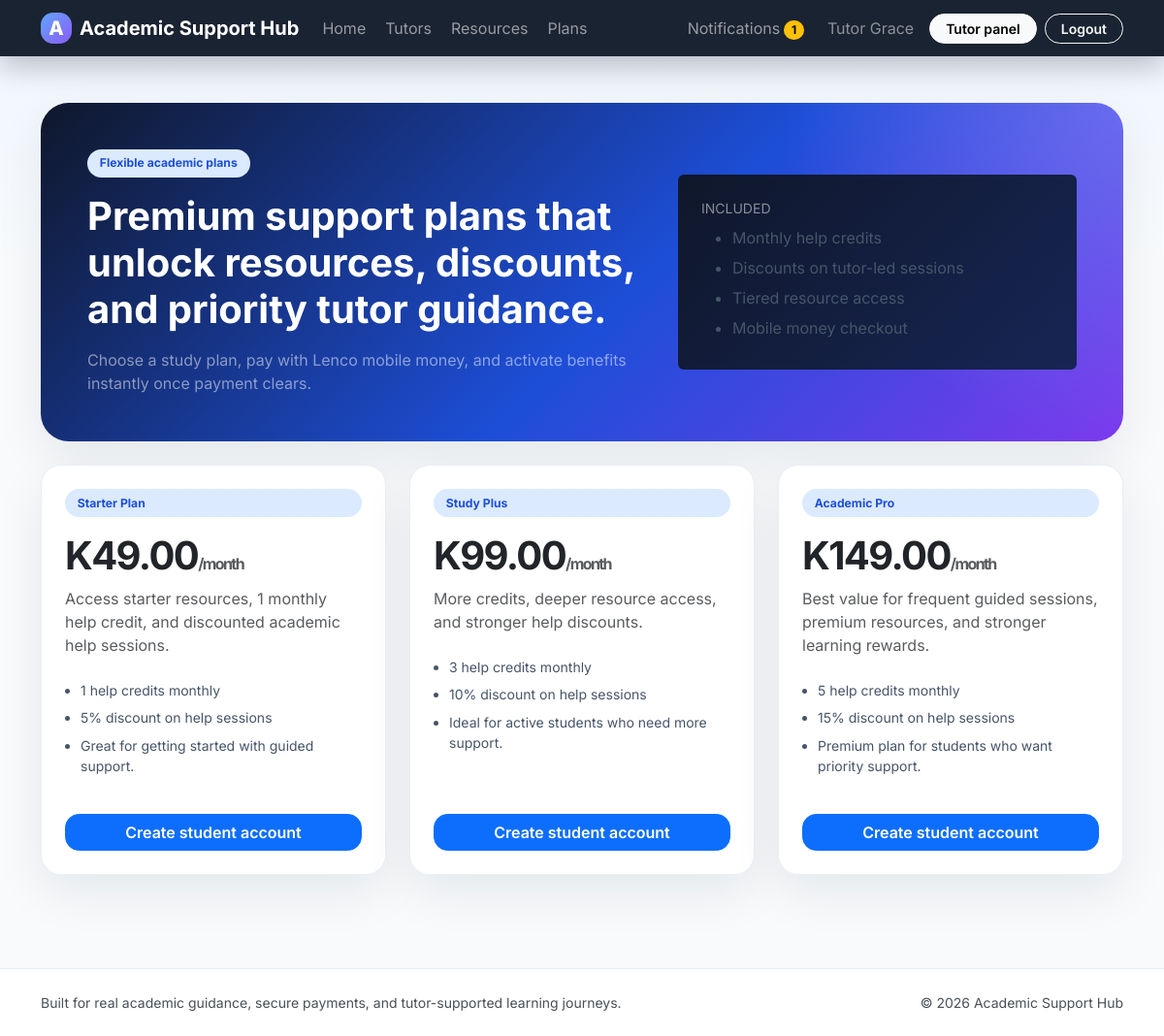
Screenshot of /pricing.php (signed in) with the database file from the repository.
### tables this page shows
CREATE TABLE settings (
    id INT UNSIGNED AUTO_INCREMENT PRIMARY KEY,
    setting_key VARCHAR(100) NOT NULL UNIQUE,
    setting_value TEXT NOT NULL
);

CREATE TABLE users (
    id INT UNSIGNED AUTO_INCREMENT PRIMARY KEY,
    name VARCHAR(150) NOT NULL,
    email VARCHAR(190) NOT NULL UNIQUE,
    password VARCHAR(255) NOT NULL,
    role ENUM('admin','student','tutor') NOT NULL DEFAULT 'student',
    university VARCHAR(190) NULL,
    bio TEXT NULL,
    avatar_path VARCHAR(255) NULL,
    created_at TIMESTAMP NOT NULL DEFAULT CURRENT_TIMESTAMP
);

CREATE TABLE subscription_plans (
    id INT UNSIGNED AUTO_INCREMENT PRIMARY KEY,
    name VARCHAR(100) NOT NULL,
    monthly_price DECIMAL(10,2) NOT NULL,
    help_discount_percent DECIMAL(5,2) NOT NULL DEFAULT 0,
    monthly_help_credits INT UNSIGNED NOT NULL DEFAULT 0,
    feature_summary VARCHAR(255) NOT NULL,
    description TEXT NOT NULL
);

### includes/functions.php (called while the page is built, shortened)
<?php
function app_url(string $path = ''): string
{
    $path = ltrim($path, '/');
    return BASE_URL . ($path !== '' ? '/' . $path : '');
}
function e(mixed $value): string
{
    return htmlspecialchars((string) $value, ENT_QUOTES, 'UTF-8');
}
function current_user(): ?array
{
    return $_SESSION['user'] ?? null;
}
function refresh_current_user(): void
{
    global $pdo;
    $stmt = $pdo->prepare('SELECT * FROM users WHERE id = :id LIMIT 1');
    $stmt->execute(['id' => (int) $_SESSION['user']['id']]);
}
function is_logged_in(): bool { return !empty($_SESSION['user']); }
function user_role(): string { return $_SESSION['user']['role'] ?? ''; }
function get_setting(string $key, string $default = ''): string
{
    global $pdo;
    $stmt = $pdo->prepare('SELECT setting_value FROM settings WHERE setting_key = :setting_key LIMIT 1');
    $stmt->execute(['setting_key' => $key]);
    $row = $stmt->fetch();
    return (string) ($row['setting_value'] ?? $default);
}
function money(float|string|int $amount): string { return 'K' . number_format((float) $amount, 2); }
function scalar_value(string $sql, array $params = []): mixed
{
    global $pdo; $stmt = $pdo->prepare($sql); $stmt->execute($params); return $stmt->fetchColumn();
}
function count_value(string $sql, array $params = []): int { return (int) scalar_value($sql, $params); }
function unread_notification_count(int $userId): int { return count_value('SELECT COUNT(*) FROM notifications WHERE user_id = :user_id AND is_read = 0',['user_id'=>$userId]); }

### includes/bootstrap.php (called while the page is built, shortened)
<?php
require_once __DIR__ . '/../config/config.php';
require_once __DIR__ . '/functions.php';
refresh_current_user();

### pricing.php (the view, shortened to what this page needs)
<?php
require_once __DIR__ . '/includes/bootstrap.php';
$plans = $pdo->query('SELECT * FROM subscription_plans ORDER BY monthly_price ASC')->fetchAll();
include __DIR__ . '/includes/header.php';
?>
<section class="hero mb-4">
    <div class="row align-items-center g-4">
        <div class="col-lg-7">
            <span class="tag-pill mb-3">Flexible academic plans</span>
            <h1 class="display-6 fw-bold mb-3">Premium support plans that unlock resources, discounts, and priority tutor guidance.</h1>
            <p class="mb-0 text-white-50">Choose a study plan, pay with Lenco mobile money, and activate benefits instantly once payment clears.</p>
        </div>
        <div class="col-lg-5">
            <div class="card payment-card p-4 border-0">
                <div class="small text-uppercase text-white-50 mb-2">Included</div>
                <ul class="soft-list text-white-50 mb-0">
                    <li>Monthly help credits</li>
                    <li>Discounts on tutor-led sessions</li>
                    <li>Tiered resource access</li>
                    <li>Mobile money checkout</li>
                </ul>
            </div>
        </div>
    </div>
</section>
<div class="row g-4">
    <?php foreach ($plans as $plan): ?>
        <div class="col-lg-4">
            <div class="card pricing-card card-soft h-100 p-4">
                <span class="tag-pill mb-3"><?= e($plan['name']) ?></span>
                <div class="display-6 fw-bold mb-2"><?= money($plan['monthly_price']) ?><span class="fs-6 text-muted">/month</span></div>
                <p class="text-muted"><?= e($plan['description']) ?></p>
                <ul class="soft-list small ps-3 mt-2">
                    <li><?= (int) $plan['monthly_help_credits'] ?> help credits monthly</li>
                    <li><?= (int) $plan['help_discount_percent'] ?>% discount on help sessions</li>
                    <li><?= e($plan['feature_summary']) ?></li>
                </ul>
                <div class="mt-auto pt-3">
                    <?php if (is_logged_in() && user_role() === 'student'): ?>
                        <a class="btn btn-primary w-100" href="<?= app_url('student/subscribe.php?plan=' . (int) $plan['id']) ?>">Continue to payment</a>
                    <?php else: ?>
                        <a class="btn btn-primary w-100" href="<?= app_url('register.php') ?>">Create student account</a>
                    <?php endif; ?>
                </div>
            </div>
        </div>
    <?php endforeach; ?>
</div>
<?php include __DIR__ . '/includes/footer.php'; ?>

### includes/header.php (shortened to what this page needs)
<?php
$user = current_user();
$unreadCount = $user ? unread_notification_count((int) $user['id']) : 0;
$platformName = get_setting('platform_name', APP_NAME);
?>
<!doctype html>
<html lang="en">
<head>
    <link href="https://cdn.jsdelivr.net/npm/bootstrap@5.3.7/dist/css/bootstrap.min.css" rel="stylesheet">
    <link href="<?= app_url('assets/css/style.css') ?>" rel="stylesheet">
</head>
<body>
<nav class="navbar navbar-expand-lg navbar-dark glass-nav sticky-top">
    <div class="container">
        <a class="navbar-brand fw-bold d-flex align-items-center gap-2" href="<?= app_url() ?>">
            <span class="brand-mark">A</span>
            <span><?= e($platformName) ?></span>
        </a>
        <div class="collapse navbar-collapse" id="appNav">
            <ul class="navbar-nav me-auto mb-2 mb-lg-0 gap-lg-1">
                <li class="nav-item"><a class="nav-link" href="<?= app_url() ?>">Home</a></li>
                <li class="nav-item"><a class="nav-link" href="<?= app_url('tutors.php') ?>">Tutors</a></li>
                <li class="nav-item"><a class="nav-link" href="<?= app_url('resources.php') ?>">Resources</a></li>
                <li class="nav-item"><a class="nav-link" href="<?= app_url('pricing.php') ?>">Plans</a></li>
            </ul>
            <ul class="navbar-nav align-items-lg-center gap-lg-2">
                <?php if ($user): ?>
                    <li class="nav-item dropdown">
                        <a class="nav-link position-relative" href="#" data-bs-toggle="dropdown">Notifications<?php if ($unreadCount > 0): ?><span class="badge rounded-pill text-bg-warning ms-1"><?= (int) $unreadCount ?></span><?php endif; ?></a>
                    </li>
                    <li class="nav-item"><span class="nav-link text-white-50"><?= e($user['name']) ?></span></li>
                    <?php if ($user['role'] === 'admin'): ?>
                        <li class="nav-item"><a class="btn btn-light btn-sm rounded-pill px-3" href="<?= app_url('admin/dashboard.php') ?>">Admin</a></li>
                    <?php elseif ($user['role'] === 'tutor'): ?>
                        <li class="nav-item"><a class="btn btn-light btn-sm rounded-pill px-3" href="<?= app_url('tutor/dashboard.php') ?>">Tutor panel</a></li>
                    <?php else: ?>
                        <li class="nav-item"><a class="btn btn-light btn-sm rounded-pill px-3" href="<?= app_url('student/dashboard.php') ?>">Student panel</a></li>
                    <?php endif; ?>
                    <li class="nav-item"><a class="btn btn-outline-light btn-sm rounded-pill px-3" href="<?= app_url('logout.php') ?>">Logout</a></li>
                <?php else: ?>
                    <li class="nav-item"><a class="btn btn-outline-light btn-sm rounded-pill px-3" href="<?= app_url('login.php') ?>">Login</a></li>
                    <li class="nav-item"><a class="btn btn-warning btn-sm rounded-pill px-3" href="<?= app_url('register.php') ?>">Create account</a></li>
                <?php endif; ?>
            </ul>
        </div>
    </div>
</nav>
<main class="py-4 py-lg-5">
    <div class="container">

### includes/footer.php (shortened to what this page needs)
    </div>
</main>
<footer class="footer-shell mt-5">
    <div class="container d-flex flex-column flex-md-row justify-content-between gap-2 small text-light-emphasis">
        <div>Built for real academic guidance, secure payments, and tutor-supported learning journeys.</div>
        <div>&copy; <?= date('Y') ?> <?= e(get_setting('platform_name', APP_NAME)) ?></div>
    </div>
</footer>
</body>
</html>

### assets/css/style.css (style rules this page uses)
:root { --bg:#081120;--surface:#ffffff;--muted:#64748b;--line:#e2e8f0;--brand:#2563eb;--brand-2:#8b5cf6;--success:#10b981;--warning:#f59e0b;--shadow:0 18px 50px rgba(15,23,42,.08); }
* { box-sizing:border-box }
body { font-family:Inter,system-ui,-apple-system,sans-serif;background:linear-gradient(180deg,#eff6ff 0%,#f8fafc 25%,#f8fafc 100%);color:#0f172a }
.glass-nav { background:rgba(8,17,32,.92);backdrop-filter:blur(14px);box-shadow:0 10px 30px rgba(2,6,23,.25) }
.brand-mark { display:inline-grid;place-items:center;width:2rem;height:2rem;border-radius:.8rem;background:linear-gradient(135deg,#60a5fa,#8b5cf6);font-weight:800 }
.hero { background:radial-gradient(circle at top right, rgba(129,140,248,.55), transparent 30%),linear-gradient(135deg,#0f172a,#1d4ed8 55%,#7c3aed);border-radius:1.8rem;color:#fff;padding:3rem;box-shadow:var(--shadow) }
.card-soft,.metric-card,.pricing-card { border:1px solid rgba(226,232,240,.7);background:rgba(255,255,255,.92);backdrop-filter:blur(10px);border-radius:1.3rem;box-shadow:var(--shadow) }
.tag-pill { background:#dbeafe;color:#1d4ed8;border-radius:999px;padding:.34rem .8rem;font-size:.76rem;font-weight:700;display:inline-flex;align-items:center;gap:.35rem }
.footer-shell { padding:1.5rem 0;background:#fff;border-top:1px solid rgba(226,232,240,.8) }
.pricing-card .display-6 { letter-spacing:-.04em }
.soft-list>li { margin-bottom:.45rem;color:#475569 }
.btn { border-radius:.9rem;font-weight:600 }
.payment-card { background:linear-gradient(135deg,#0f172a,#172554);color:#fff }

### rows the page displays
settings: setting_value "Academic Support Hub"
users: name "Tutor Grace"
subscription_plans: name "Starter Plan", monthly_price "K49.00", description "Access starter resources, 1 monthly help credit, and discounted academic help sessions.", monthly_help_credits "1", help_discount_percent "5", feature_summary "Great for getting started with guided support."
subscription_plans: name "Study Plus", monthly_price "K99.00", description "More credits, deeper resource access, and stronger help discounts.", monthly_help_credits "3", help_discount_percent "10", feature_summary "Ideal for active students who need more support."
subscription_plans: name "Academic Pro", monthly_price "K149.00", description "Best value for frequent guided sessions, premium resources, and stronger learning rewards.", monthly_help_credits "5", help_discount_percent "15", feature_summary "Premium plan for students who want priority support."

### other values shown
$unreadCount "1"
